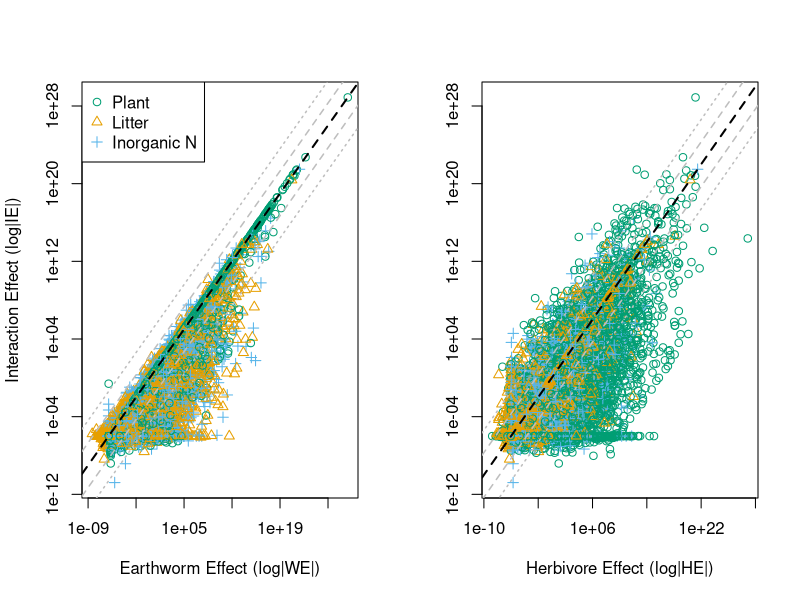

The R source for this figure:
# Analysis of simple DC model

params = c(Vpn = 1,
           tp = 1,
           th = 1,
           Vhp = 1,
           IN = 1,
           q = 0.5,
           k = 1,
           Vwl = 1,
           tw = 1,
           tp = 1,
           l = 0.5,
           eh = 0.8,
           ew = 0.5)


test <-function(parms){
  with(as.list(c(parms)),{
    
    out = data.frame(
      nvec = c("P", "N", "L", "H", "W"),
      m1 = c((IN*(k + l)*Vpn)/(tp*(k*q + l*q + l*Vpn)),(IN*(k + l))/(k*q + l*q + l*Vpn),(IN*Vpn)/(k*q + l*q + l*Vpn),0,0),
      m2 = c((IN*Vpn*(k + l + Vwl - ew*Vwl))/(tp*(k*q + l*q + l*Vpn + q*Vwl - ew*q*Vwl)),
                            (IN*(k + l + Vwl - ew*Vwl))/(k*q + l*q + l*Vpn + q*Vwl - ew*q*Vwl),(IN*Vpn)/(k*q + l*q + l*Vpn + q*Vwl - ew*q*Vwl),
                            0,
                            (ew*IN*Vpn*Vwl)/(tw*(k*q + l*q + l*Vpn + q*Vwl - ew*q*Vwl))),
                     
                     m3 = c((IN*(k + l)*Vpn)/(k*q*tp + l*q*tp + k*q*Vhp + l*q*Vhp + l*tp*Vpn + eh*l*Vhp*Vpn),
                            (IN*(k + l)*(tp + Vhp))/(k*q*tp + l*q*tp + k*q*Vhp + l*q*Vhp + l*tp*Vpn + eh*l*Vhp*Vpn),
                            (IN*(tp*Vpn + eh*Vhp*Vpn))/(k*q*tp + l*q*tp + k*q*Vhp + l*q*Vhp + l*tp*Vpn + eh*l*Vhp*Vpn),
                            (eh*IN*(k + l)*Vhp*Vpn)/(th*(k*q*tp + l*q*tp + k*q*Vhp + l*q*Vhp + l*tp*Vpn + eh*l*Vhp*Vpn)),0),
                     
                     m4 = c((IN*Vpn*(k + l + Vwl - ew*Vwl))/
                              (k*q*tp + l*q*tp + k*q*Vhp + l*q*Vhp + l*tp*Vpn + eh*l*Vhp*Vpn + q*tp*Vwl - ew*q*tp*Vwl + q*Vhp*Vwl - ew*q*Vhp*Vwl),
                            (IN*(tp + Vhp)*(k + l + Vwl - ew*Vwl))/
                              (k*q*tp + l*q*tp + k*q*Vhp + l*q*Vhp + l*tp*Vpn + eh*l*Vhp*Vpn + q*tp*Vwl - ew*q*tp*Vwl + q*Vhp*Vwl - ew*q*Vhp*Vwl),
                            (IN*(tp + eh*Vhp)*Vpn)/(k*q*tp + l*q*tp + k*q*Vhp + l*q*Vhp + l*tp*Vpn + eh*l*Vhp*Vpn + q*tp*Vwl - ew*q*tp*Vwl + q*Vhp*Vwl - ew*q*Vhp*Vwl),
                            (eh*IN*Vhp*Vpn*(k + l + Vwl - ew*Vwl))/
                              (th*(k*q*tp + l*q*tp + k*q*Vhp + l*q*Vhp + l*tp*Vpn + eh*l*Vhp*Vpn + q*tp*Vwl - ew*q*tp*Vwl + q*Vhp*Vwl - ew*q*Vhp*Vwl)),
                            (ew*IN*(tp + eh*Vhp)*Vpn*Vwl)/
                              (tw*(k*q*tp + l*q*tp + k*q*Vhp + l*q*Vhp + l*tp*Vpn + eh*l*Vhp*Vpn + q*tp*Vwl - ew*q*tp*Vwl + q*Vhp*Vwl - ew*q*Vhp*Vwl)))
      )
    
    return(out)
    
  })
  
}


outlist <- vector(mode = "list", length = 10000)
paramlist <- vector(mode = "list", length = 10000)


for(i in 1:10000){
  
  params = c(Vpn = rlnorm(1,meanlog = 1, sdlog = 10),
             tp = rlnorm(1,meanlog = 1, sdlog = 10),
             th = rlnorm(1,meanlog = 1, sdlog = 10),
             Vhp = rlnorm(1,meanlog = 1, sdlog = 10),
             IN = rlnorm(1,meanlog = 1, sdlog = 10),
             q = rlnorm(1,meanlog = 1, sdlog = 10),
             k = rlnorm(1,meanlog = 1, sdlog = 10),
             Vwl = rlnorm(1,meanlog = 1, sdlog = 10),
             tw = rlnorm(1,meanlog = 1, sdlog = 10),
             tp = rlnorm(1,meanlog = 1, sdlog = 10),
             l = rlnorm(1,meanlog = 1, sdlog = 10),
             eh = runif(1, 0.01, 1),
             ew = runif(1, 0.01, 1))
  
  paramlist[[i]] = c(params, N = i)
  
  outlist[[i]] = cbind(test(params), N = i)
  
  
}

outlist2 = do.call("rbind", outlist)

outlist2 = outlist2[!(outlist2$nvec %in% c("H", "W")),]

outlist2[,"WE"] = (outlist2$m2 - outlist2$m1)#/outlist2$m1
outlist2[,"HE"] = (outlist2$m3 - outlist2$m1)#/outlist2$m1
outlist2[,"IE"] = (outlist2$m4 - outlist2$m3 - outlist2$m2 + outlist2$m1)#/outlist2$m1

outlist2[,"ncol"] = ifelse(outlist2$nvec == "P", "#009E73",
                           ifelse(outlist2$nvec == "L", "#E69F00",
                                  ifelse(outlist2$nvec == "N", "#56B4E9",
                                  "black")))

outlist2[,"npch"] = ifelse(outlist2$nvec == "P", 1,
                           ifelse(outlist2$nvec == "L", 2,
                                  ifelse(outlist2$nvec == "N", 3,
                                         4)))
png("Plots/DCmodel.png", width = 8, height = 5, units = "in", res = 600)
par(mfrow=c(1,2))
plot((abs(IE+1e-6))~(abs(WE+1e-6)), data = outlist2, log = 'xy', col = ncol, pch = npch,
     xlab= "Earthworm Effect (log|WE|)", ylab = "Interaction Effect (log|IE|)")
abline(a = 0, b = 1, lty = 2, lwd = 2)
abline(a = -log(10), b = 1, lty = 2, lwd = 1.5, col = "grey")
abline(a = log(10), b = 1, lty = 2, lwd = 1.5, col = "grey")
abline(a = -log(100), b = 1, lty = 3, lwd = 1.5, col = "grey")
abline(a = log(100), b = 1, lty = 3, lwd = 1.5, col = "grey")
legend("topleft", legend = c("Plant", "Litter", "Inorganic N"),
       col = c("#009E73","#E69F00","#56B4E9"), pch = 1:3)
plot((abs(IE+1e-6))~(abs(HE+1e-6)), data = outlist2, log = 'xy', col = ncol, pch = npch,
     xlab= "Herbivore Effect (log|HE|)", ylab = "")
abline(a = 0, b = 1, lty = 2, lwd = 2)
abline(a = -log(10), b = 1, lty = 2, lwd = 1.5, col = "grey")
abline(a = log(10), b = 1, lty = 2, lwd = 1.5, col = "grey")
abline(a = -log(100), b = 1, lty = 3, lwd = 1.5, col = "grey")
abline(a = log(100), b = 1, lty = 3, lwd = 1.5, col = "grey")
dev.off()

# Analysis of simple LV model

params = c(Vpn = 1,
           tp = 1,
           th = 1,
           Vhp = 1,
           IN = 1,
           q = 0.5,
           k = 1,
           Vwl = 1,
           tw = 1,
           tp = 1,
           l = 0.5,
           eh = 0.8,
           ew = 0.5)


k = 1 

while(k == 1){
  
  params = c(Vpn = rlnorm(1,meanlog = 1, sdlog = 10),
             tp = rlnorm(1,meanlog = 1, sdlog = 10),
             th = rlnorm(1,meanlog = 1, sdlog = 10),
             Vhp = rlnorm(1,meanlog = 1, sdlog = 10),
             IN = rlnorm(1,meanlog = 1, sdlog = 10),
             q = rlnorm(1,meanlog = 1, sdlog = 10),
             k = rlnorm(1,meanlog = 1, sdlog = 10),
             Vwl = rlnorm(1,meanlog = 1, sdlog = 10),
             tw = rlnorm(1,meanlog = 1, sdlog = 10),
             tp = rlnorm(1,meanlog = 1, sdlog = 10),
             l = rlnorm(1,meanlog = 1, sdlog = 10),
             eh = runif(1, 0.01, 1),
             ew = runif(1, 0.01, 1))
  
  # Model 1 
  m1 = with(as.list(c(params)),{
    
    cbind(c((-(k*q*tp) - l*q*tp - sqrt(k + l)*sqrt(tp)*sqrt(k*(q^2)*tp + l*(q^2)*tp + 4*IN*l*(Vpn^2)))/(2.*l*tp*Vpn),
            (-((q*tp)/Vpn) - (k*q*tp)/(l*Vpn) - (sqrt(k + l)*sqrt(tp)*sqrt(k*(q^2)*tp + l*(q^2)*tp + 4*IN*l*(Vpn^2)))/(l*Vpn))/(2.*Vpn),
            (((q^2)*tp)/Vpn + (k*(q^2)*tp)/(l*Vpn) + 2*IN*Vpn + 
               (sqrt(k + l)*q*sqrt(tp)*sqrt(k*(q^2)*tp + l*(q^2)*tp + 4*IN*l*(Vpn^2)))/(l*Vpn))/(2.*l*Vpn)),
          c((-(k*q*tp) - l*q*tp + sqrt(k + l)*sqrt(tp)*sqrt(k*(q^2)*tp + l*(q^2)*tp + 4*IN*l*(Vpn^2)))/(2.*l*tp*Vpn),
            (-((q*tp)/Vpn) - (k*q*tp)/(l*Vpn) + (sqrt(k + l)*sqrt(tp)*sqrt(k*(q^2)*tp + l*(q^2)*tp + 4*IN*l*(Vpn^2)))/(l*Vpn))/(2.*Vpn),
            (((q^2)*tp)/Vpn + (k*(q^2)*tp)/(l*Vpn) + 2*IN*Vpn - 
               (sqrt(k + l)*q*sqrt(tp)*sqrt(k*(q^2)*tp + l*(q^2)*tp + 4*IN*l*(Vpn^2)))/(l*Vpn))/(2.*l*Vpn)))
    
  }
  )
  
  if(any(apply(m1 >= 0,2,all))){
    m1 = c(m1[,apply(m1 >= 0,2,all)],0,0)
  }else{
    m1 = c(0,0,0,0,0)
  }
  
  
  P = m1[1]
  Iorg = m1[2]
  L = m1[3]
  H = m1[4]
  W = m1[5]
  m1[6] = with(as.list(c(params)),{
    max(Re(eigen(cbind(c(-2*P*tp + Iorg*Vpn,P*Vpn,0),c(-(Iorg*Vpn),-q - P*Vpn,k),c(2*P*tp,0,-k - l)))$values))
  } 
  )
  
  # Model 2
  
  m2 = with(as.list(c(params)),{
    c(
      (Vpn*(-(l*tw) + ew*IN*Vwl))/(ew*q*tp*Vwl),
      
      (-(l*tw) + ew*IN*Vwl)/(ew*q*Vwl),
      
      tw/(ew*Vwl),
      
      0,
      
      (-((l^2)*(tw^2)*(Vpn^2)) + ew*k*(q^2)*tp*tw*Vwl + ew*l*(q^2)*tp*tw*Vwl + 2*ew*IN*l*tw*(Vpn^2)*Vwl - (ew^2)*(IN^2)*(Vpn^2)*(Vwl^2))/((-1 + ew)*ew*(q^2)*tp*tw*(Vwl^2)))
  })
  
  P = m2[1]
  Iorg = m2[2]
  L = m2[3]
  H = m2[4]
  W = m2[5]
  
  m2[6] = with(as.list(c(params)),{
    max(Re(eigen(rbind(c(-2*P*tp + Iorg*Vpn,P*Vpn,0,0),c(-(Iorg*Vpn),-q - P*Vpn,k + (1 - ew)*Vwl*W,(1 - ew)*L*Vwl),c(2*P*tp,0,-k - l - Vwl*W,tw - L*Vwl),
                       c(0,0,ew*Vwl*W,-tw + ew*L*Vwl)))$values))
  } 
  )
  
  # Model 3
  
  m3 = with(as.list(c(params)),{
    
    c(
      th/(eh*Vhp),
      
      (-(l*(th^2)*tp) + eh*l*(th^2)*tp + (eh^2)*IN*k*(Vhp^2) + (eh^2)*IN*l*(Vhp^2))/((eh^2)*Vhp*(k*q*Vhp + l*q*Vhp + l*th*Vpn)),
      
      -((th*(-(q*th*tp) + eh*q*th*tp - (eh^2)*IN*Vhp*Vpn))/((eh^2)*Vhp*(k*q*Vhp + l*q*Vhp + l*th*Vpn))),
      
      (-(eh*k*q*th*tp*Vhp) - eh*l*q*th*tp*Vhp - l*(th^2)*tp*Vpn + (eh^2)*IN*k*(Vhp^2)*Vpn + (eh^2)*IN*l*(Vhp^2)*Vpn)/((eh^2)*(Vhp^2)*(k*q*Vhp + l*q*Vhp + l*th*Vpn)),
      
      0
      
    )
  })
  
  P = m3[1]
  Iorg = m3[2]
  L = m3[3]
  H = m3[4]
  W = m3[5]
  
  m3[6] = with(as.list(c(params)),{
    max(Re(eigen(rbind(c(-2*P*tp - H*Vhp + Iorg*Vpn,P*Vpn,0,-(P*Vhp)),c((1 - eh)*H*Vhp - Iorg*Vpn,-q - P*Vpn,k,(1 - eh)*P*Vhp),c(2*P*tp,0,-k - l,th),
                       c(eh*H*Vhp,0,0,-th + eh*P*Vhp)))$values))
  } 
  )
  
  # Model 4
  
  m4 = with(as.list(c(params)),{
    
    c(
      th/(eh*Vhp),
      
      (-(l*tw) + ew*IN*Vwl)/(ew*q*Vwl),
      
      tw/(ew*Vwl),
      
      (-(eh*l*tw*Vhp*Vpn) - ew*q*th*tp*Vwl + eh*ew*IN*Vhp*Vpn*Vwl)/(eh*ew*q*(Vhp^2)*Vwl),
      
      ((eh^2)*k*q*tw*(Vhp^2) + (eh^2)*l*q*tw*(Vhp^2) + (eh^2)*l*th*tw*Vhp*Vpn - ew*q*(th^2)*tp*Vwl + eh*ew*q*(th^2)*tp*Vwl - (eh^2)*ew*IN*th*Vhp*Vpn*Vwl)/((eh^2)*(-1 + ew)*q*tw*(Vhp^2)*Vwl))
  })
  
  P = m4[1]
  Iorg = m4[2]
  L = m4[3]
  H = m4[4]
  W = m4[5]
  
  m4[6] = with(as.list(c(params)),{
    max(Re(eigen(rbind(c(-2*P*tp - H*Vhp + Iorg*Vpn,P*Vpn,0,-(P*Vhp),0),c((1 - eh)*H*Vhp - Iorg*Vpn,-q - P*Vpn,k + (1 - ew)*Vwl*W,(1 - eh)*P*Vhp,(1 - ew)*L*Vwl),c(2*P*tp,0,-k - l - Vwl*W,th,tw - L*Vwl),c(eh*H*Vhp,0,0,-th + eh*P*Vhp,0),c(0,0,ew*Vwl*W,0,-tw + ew*L*Vwl)))$values))
  } 
  )
  
  if(all(c(m1[c(1,2,3,6)]*c(1,1,1,-1) > 0,m2[c(1,2,3,5,6)]*c(1,1,1,1,-1) > 0,m3[c(1,2,3,4,6)]*c(1,1,1,1,-1) > 0,m4*c(1,1,1,1,1,-1) > 0))) k = 2
  
}
